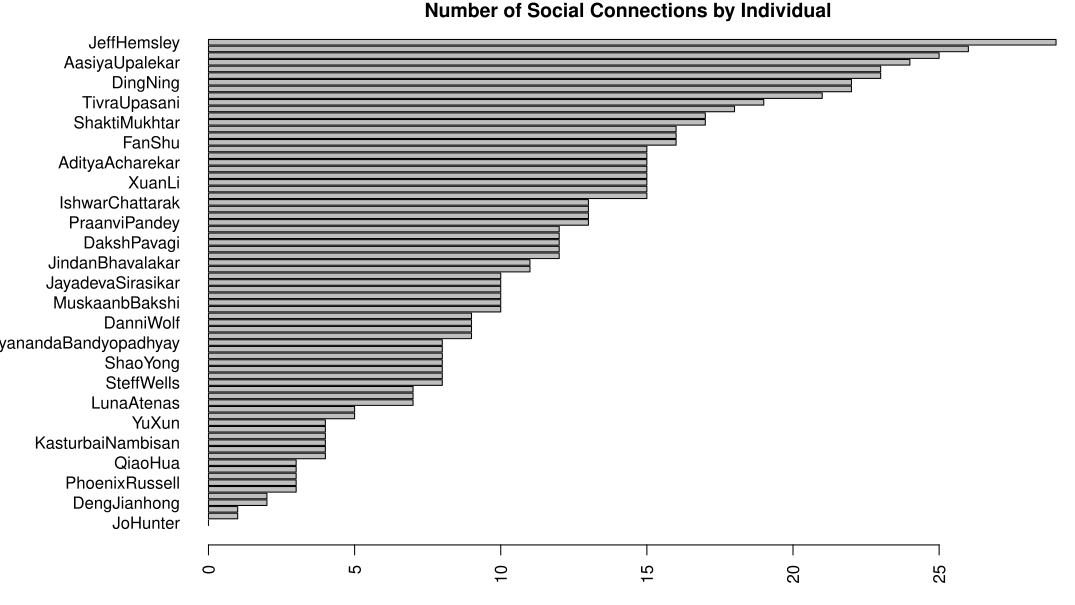

Here is the R script that generated this plot:
###########################################################################
#
# Author : Ram Krishnan
# Purpose: Week 8
# "Class Social Network Data (structure and Cleaning)"
# uses LINKS-421-719Networks.csv
#      Nodes-421-719Network.csv
###########################################################################

library(igraph)

my.dir <- "C:\\Users\\rkrishnan\\Documents\\01 Personal\\MS\\IST719\\Data\\"
link.data <- read.csv(paste0(my.dir,"links-421-719network.xls")
                      ,header = TRUE, stringsAsFactors = FALSE)

node.data <- read.csv(paste0(my.dir,"nodes-421-719network.xls")
                      ,header = TRUE, stringsAsFactors = FALSE)


colnames(link.data) <- gsub("\\.","",colnames(link.data))

link.data$X <- gsub(" |-","",link.data$X)

cbind(link.data$X,colnames(link.data)[-1])


node.data$Name <-  gsub(" |-","",node.data$Name)


cbind(node.data$Name,link.data$X)

M <- as.matrix(link.data[,-1])

rownames(M) <- colnames(M)
dim(M)

any(is.na(M))

M[is.na(M)]  <- 0

m[M>1]


g <- graph_from_adjacency_matrix(M)


##############################################################################################################
#
#               The graph object and the first plot
#
##############################################################################################################



vcount(g)
ecount(g)

plot.igraph(g)


g <- simplify(g)

plot.igraph(g)
par(mar=c(0,0,0,0))

plot.igraph(g,edge.arrow.size=0, edge.arrow.width=0)

E(g)$arrow.size <- 0
E(g)$arrow.width <- 0

plot.igraph(g)

g


V(g)$color <- "gold"
V(g)$frame.color <- "white"
V(g)$label.color <- "black"
E(g)$color <- "cadetblue"
V(g)$size <- 5

plot.igraph(g)


?igraph.plotting()

E(g)$curved <- .4


###################################################################################
#
#      Visualizing Centrality and Centrality measurement
#
###################################################################################



plot(degree(g))

par(mar= c(3,10,1,1))
barplot(sort(degree(g)), horiz= T, las = 2, main= "Number of Social Connections by Individual")

V(g)$degree <- degree(g)

V(g)$deg.out <- degree(g, mode="out")
V(g)$deg.in <- degree(g, mode="in")



barplot(V(g)$deg.out, horiz= T, las = 2
        , names.arg = V(g)$name
        , main= "Most friendliness degree by Indiviudal")



barplot(V(g)$deg.in, horiz= T, las = 2
        , names.arg = V(g)$name
        , main= "Most Important degree by Indiviudal")


#g.bak <- g
#g <- as.undirected(g)
#g <- g.bak


V(g)$close <- closeness(g, normalized = T, mode = "all")
V(g)$bet <- betweenness(g,directed = F)

library(plotrix)
my.pallet <- colorRampPalette(c("steelblue1","violet","tomato","red","red"))

V(g)$color <- rev(my.pallet(200))[round(1+rescale(V(g)$close,c(1,199)),0)]


plot.igraph(g)

V(g)$size <- 2 + rescale(V(g)$degree, c(0,13))
V(g)$label.cex <- .7+ rescale(V(g)$bet,c(0,1.25))


##########################################################################
#
#                Visualizing Social Network Structures
#
##########################################################################


cbind(V(g)$name, node.data$Name)

V(g)$class <- node.data$Class
V(g)$country <- node.data$Country
V(g)$year <- node.data$year


g <- delete_vertices(g,"JoHunter")
plot.igraph(g)

V(g)$shape <- "circle"
V(g)$shape[V(g)$class =="Wednesday"] <- "square"
V(g)$shape[V(g)$class =="Both"] <- "rectangle"

plot.igraph(g)


V(g)$color <- "gold"
V(g)$color[V(g)$country=="India"] <- "springgreen4"
V(g)$color[V(g)$country=="China"] <- "red"
V(g)$color[V(g)$country=="Both"] <- "purple"

plot.igraph(g)


V(g)$label.color <- "blue"
V(g)$label.color[V(g)$year==1] <- "black"

plot.igraph(g)


fc <- cluster_fast_greedy(as.undirected(g))
print(modularity(fc))

membership(fc)
V(g)$cluster <- membership(fc)
length(fc)
sizes(fc)

par(mar=c(1,1,1,1))
plot_dendrogram(fc, palette = rainbow(7), main="Social Network Cluster Dendrogram")

##################################################################################
#
# Visualizing Social Network Structures
#       use ist719NetworkObjects.rda
#
##################################################################################


my.dir <- "C:\\Users\\rkrishnan\\Documents\\01 Personal\\MS\\IST719\\Data\\"
load(paste0(my.dir,"ist719networkobject.rda"))
par(mar = c(0,0,0,0))
plot.igraph(g)

l <- layout_in_circle(g)

V(g)$x <- l[,1]
V(g)$y <- l[,2]

plot.igraph(g)


l <- layout_with_fr(g)


V(g)$x <- l[,1]
V(g)$y <- l[,2]

plot.igraph(g)

l <- layout_as_star(g, center = "LeelaDeshmukh")
V(g)$x <- l[,1]
V(g)$y <- l[,2]
plot.igraph(g)


E(g)$color <- "gray"
E(g)[from("LeelaDeshmukh")]$color <- "red"

l <- layout_as_star(g, center = "LeelaDeshmukh")
plot.igraph(g)


l <- layout_with_kk(g)
V(g)$x <- l[,1]
V(g)$y <- l[,2]
plot.igraph(g)
